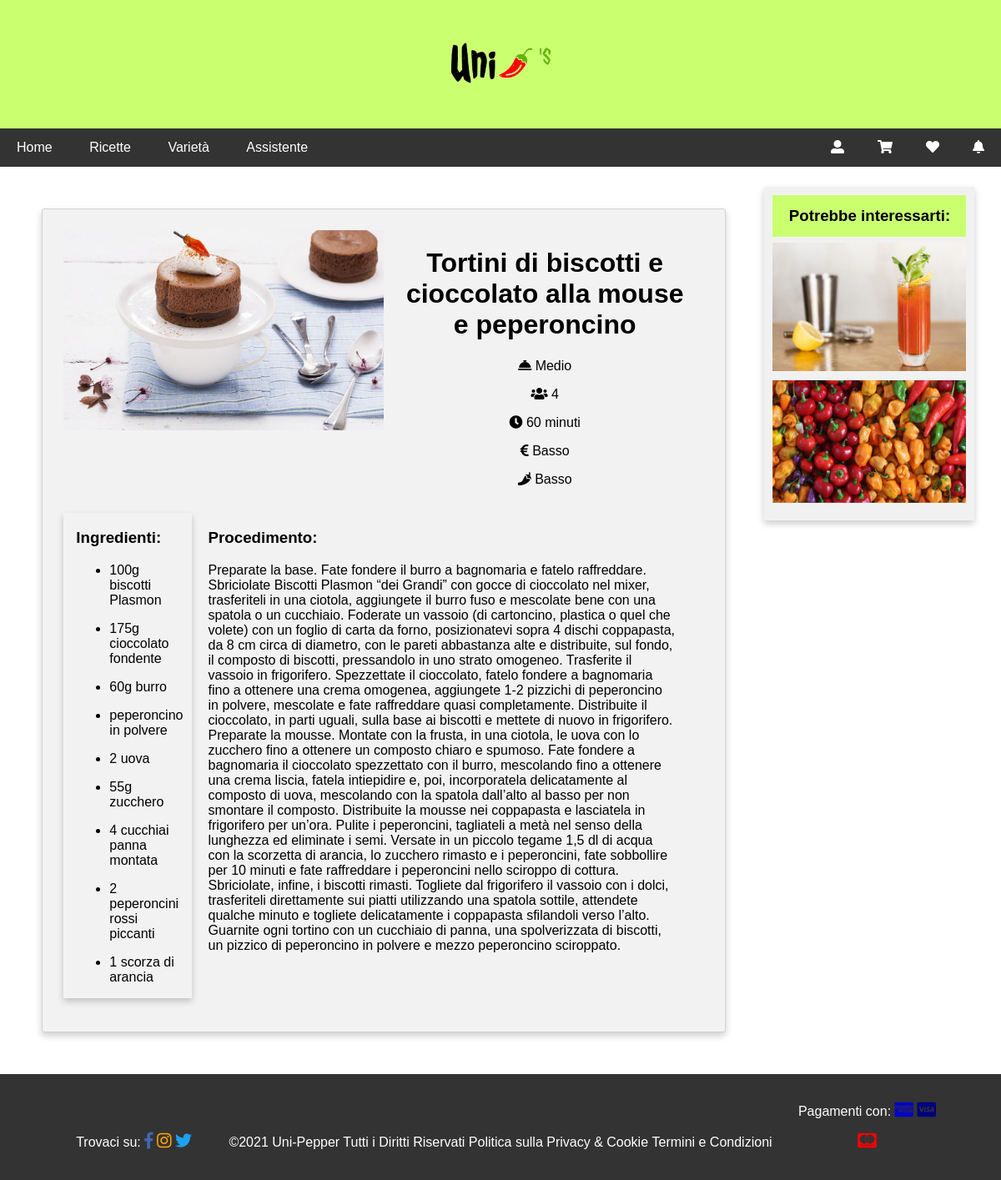
The page /ricetta.php?id=1 on the database its author committed.
### tables this page shows
CREATE TABLE `ricette` (
  `IdRicetta` int(11) NOT NULL,
  `NomeRicetta` varchar(255) NOT NULL,
  `ImmagineRicetta` varchar(255) NOT NULL,
  `Ingredienti` text NOT NULL,
  `Procedimento` text NOT NULL,
  `Difficolta` varchar(20) NOT NULL,
  `Persone` int(5) NOT NULL,
  `Tempo` varchar(10) NOT NULL,
  `Costo` varchar(20) NOT NULL,
  `GradoPiccantezza` varchar(20) NOT NULL
);

### ricetta.php (called while the page is built, shortened)
<?php
require_once 'bootstrap.php';
$templateParams["titolo"] = "Uni-Pepper's - Ricetta";
$templateParams["nome"] = "singola-ricetta.php";
$templateParams["ricettecasuali"] = $dbh->getRandomRecipe(1);
$idricetta = -1;
if(isset($_GET["id"])){
    $idricetta = $_GET["id"];
}
$templateParams["pagina"] = "ricetta.php?id=".$idricetta;
$templateParams["ricetta"] = $dbh->getRecipeById($idricetta);
$ingredientiRicetta = explode(',', $templateParams["ricetta"][0]["Ingredienti"]);
require 'template/base.php';
?>

### db/database.php (called while the page is built, shortened)
<?php
class DatabaseHelper{
    private $db;
    public function __construct($servername, $username, $password, $dbname, $port){
        $this->db = new mysqli($servername, $username, $password, $dbname, $port);
    }
    public function getRandomRecipe($n){
        $stmt = $this->db->prepare("SELECT IdRicetta, NomeRicetta, ImmagineRicetta, Difficolta, Tempo, Costo FROM ricette ORDER BY RAND() LIMIT ?");
        $stmt->bind_param('i',$n);
        $stmt->execute();
        $result = $stmt->get_result();
        return $result->fetch_all(MYSQLI_ASSOC);
    }
    public function getRecipeById($id){
        $query = "SELECT IdRicetta, NomeRicetta, ImmagineRicetta, Ingredienti, Procedimento, Difficolta, Persone, Tempo, Costo, GradoPiccantezza FROM ricette WHERE IdRicetta=?";
        $stmt = $this->db->prepare($query);
        $stmt->bind_param('i',$id);
        $stmt->execute();
        $result = $stmt->get_result();
        return $result->fetch_all(MYSQLI_ASSOC);
    }
}
?>

### bootstrap.php (called while the page is built, shortened)
<?php
require_once("db/database.php");
$dbh = new DatabaseHelper("localhost", "root", "", "unipeppers", 3306);
?>

### template/singola-ricetta.php (the view)
<?php if(count($templateParams["ricetta"])==0): ?>
    <article>
        <h1>Ci dispiace, qualcosa è andato storto</h1>
    </article>
<?php else: $ricetta = $templateParams["ricetta"][0]; ?>
    <div class="info-ricetta">
        <img src="<?php echo UPLOAD_DIR_RECIPES.$ricetta["ImmagineRicetta"]; ?>" alt="Immagine <?php echo $ricetta["NomeRicetta"];?>"/>
        <div class="livello">
            <h1><?php echo $ricetta["NomeRicetta"];?></h1>
            <p><span class="fas fa-concierge-bell"></span> <?php echo $ricetta["Difficolta"];?></p>
            <p><span class="fas fa-users"></span> <?php echo $ricetta["Persone"];?></p>
            <p><span class="fas fa-clock"></span> <?php echo $ricetta["Tempo"];?></p>
            <p><span class="fas fa-euro-sign"></span> <?php echo $ricetta["Costo"];?></p>
            <p><span class="fas fa-pepper-hot"></span> <?php echo $ricetta["GradoPiccantezza"];?></p>
        </div>
        <div class="ingredienti">
            <h3>Ingredienti:</h3>
            <?php foreach ($ingredientiRicetta as $ingredienti) :?>
            <ul>
                <li><?php echo $ingredienti;?></li>
            </ul>
            <?php endforeach;?>
        </div>
        <div class="procedimento">
            <h3>Procedimento:</h3>
            <p><?php echo $ricetta["Procedimento"];?></p>
        </div>
    </div>
<?php endif; ?>

### template/base.php (shortened to what this page needs)
<!DOCTYPE html>
<html lang="it">
<head>
    <link rel="stylesheet" href="https://use.fontawesome.com/releases/v5.7.0/css/all.css">
    <link rel="stylesheet" href="css/style.css" >
    <link rel="stylesheet" href="css/styleClass.css" >
    <link rel="stylesheet" href="css/carrello.css" >
    <link rel="stylesheet" href="css/notifiche.css" >
</head>
<body>
    <header>
        <img src="upload/logo.png" alt="logo"/>
    </header>
    <nav class="topnav" id="myTopnav">
        <a href="index.php" title="home" <?php isActive("index.php");?>>Home</a>
        <a href="ricette.php" title="ricette" <?php isActive("ricette.php");?>>Ricette</a>
        <a href="varieta.php" title="varieta" <?php isActive("varieta.php");?>>Variet&agrave;</a>
        <a href="assistente.php" title="assistente" <?php isActive("assistente.php");?>>Assistente</a>
        <a id="main" onclick="openNav()" class="right" title="notifiche" ><span class="fas fa-bell" title="Notifiche"></span></a>
        <a href="preferiti.php" title="preferiti" class="right<?php isEchoActive("preferiti.php");?>"><span class="fas fa-heart" title="Preferiti"></span></a>
        <a href="carrello.php" title="carrello" class="right <?php isEchoActive("carrello.php");?>"><span class="fas fa-shopping-cart" title="Carrello"></span></a>
        <a href="login.php" title="login" class="right <?php isEchoActive("login.php");?>"><span class="fas fa-user-alt" title="Utente"></span></a>
    </nav>
    <main>
        <?php if(isset($templateParams["nome"])){
        require($templateParams["nome"]);
        }
        ?>
    </main>
    <aside>
        <h3>Potrebbe interessarti:</h3>
        <?php $ricettacasuale = $templateParams["ricettecasuali"][0];?>
        <div class="aside">
            <img src="<?php echo UPLOAD_DIR_RECIPES.$ricettacasuale["ImmagineRicetta"]?>" alt="Immagine <?php echo $ricettacasuale["NomeRicetta"]?>">
        </div>
        <div class="aside">
            <img src="upload/peperonciniVar.jpg" alt="Varietà">
        </div>
    </aside>
    <footer>
        <section class="social">
            <p>Trovaci su:</p>
            <a href="http://www.facebook.com" title="facebook" ><span class="fab fa-facebook-f" title="Facebook" style="color: #4267B2;"></span></a>
            <a href="http://instagram.com" title="instagram" ><span class="fab fa-instagram" title="Instagram" style="color: orange;"></span></a>
            <a href="http://twitter.com" title="twitter" ><span class="fab fa-twitter" title="Twitter" style="color: #1DA1F2;"></span></a>
        </section>
        <section class="contatti">
            <p>©2021 Uni-Pepper Tutti i Diritti Riservati</p>
            <a href="privacy.php">Politica sulla Privacy & Cookie</a>
            <a href="termini.php">Termini e Condizioni</a>
        </section>
        <section class="pagamenti">
            <p>Pagamenti con:</p>
            <a href="http://americanexpress.com" title="americanexpress" ><span class="fab fa-cc-amex" title="American Express" style="color: rgb(4, 4, 199);"></span></a>
            <a href="http://visa.com" title="visa" ><span class="fab fa-cc-visa" title="Visa" style="color: navy;"></span></a>
            <a href="http://mastercard.com" title="mastercard" ><span class="fab fa-cc-mastercard" title="Mastercard" style="color: red;"></span></a>
        </section>
    </footer>
</body>
</html>

### css/style.css (style rules this page uses)
* { box-sizing: border-box; }
body { font-family: Arial, Helvetica, sans-serif; margin: 0; }
header { padding: 50px; text-align: center; background: #caff70; color: black; }
header img { height: 50px; }
nav { overflow: hidden; background-color: #333; }
nav a:not(.right) { width: auto; display: inline-block; color: white; text-align: center; padding: 14px 20px; text-decoration: none; }
main { background-color: white; padding: 10px; margin: 2%; }
aside { background-color: #f1f1f1; box-shadow: 0 4px 8px 0 rgba(0, 0, 0, 0.2); padding: 10px; margin: 2%; text-align: center; }
aside h3 { background-color: #caff70; padding: 6% 2%; margin: 0; }
body > footer { padding: 20px; text-align: center; color: white; background: #333; }
body footer a { text-decoration: none; color: white; }
body footer span { font-size: 20px; }
footer section p, footer section a { display: inline-block; }
@media screen and (min-width: 768px) { main, aside { display: inline-block; vertical-align: top; } }
@media screen and (min-width: 768px) { aside { width: 21%; } }
@media screen and (min-width: 768px) { main { width: 70%; } }
@media screen and (min-width: 768px) { nav a { display: inline-block; width: auto; color: white; text-align: center; padding: 14px 20px; text-decoration: none; } }
@media screen and (min-width: 768px) { nav a.right { float: right; } }
@media screen and (min-width: 768px) { body footer section { display: inline-block; } }

### css/styleClass.css (style rules this page uses)
nav .right { display: none; }
.info-ricetta { box-shadow: 0 4px 8px 0 rgba(0, 0, 0, 0.2); background-color: #f2f2f2; border: 1px solid lightgrey; border-radius: 3px; width: 100%; margin: 2%; padding: 3%; }
.info-ricetta img { max-width: 100%; }
.info-ricetta .livello { text-align: center; }
.info-ricetta .livello p { display: inline-block; margin-top: 0; }
.aside img { max-width: 100%; }
.aside { position: relative; padding: 0; margin-top: 3%; margin-bottom: 3%; margin-left: auto; margin-right: auto; width: 100%; max-width: 100%; }
@media screen and (min-width: 768px) { nav a.right { float: right; display: inline-flex; width: auto; color: white; text-align: center; padding: 14px 20px; text-decoration: none; } }
@media screen and (min-width: 768px) { .social, .pagamenti { width: 15%; } }
@media screen and (min-width: 768px) { .contatti { width: 60%; } }
@media screen and (min-width: 768px) { .info-ricetta img, .info-ricetta .livello { display: inline-block; vertical-align: top; } }
@media screen and (min-width: 768px) { .livello { width: 45%; text-align: left; margin-left: 2%; } }
@media screen and (min-width: 768px) { .info-ricetta img { max-width: 50%; } }
@media screen and (min-width: 768px) { .info-ricetta .ingredienti, .info-ricetta .procedimento { display: inline-block; margin: 2% 0; padding: 0 2%; } }
@media screen and (min-width: 768px) { .livello p { display: block; width: 100%; text-align: center; } }
@media screen and (min-width: 768px) { .ingredienti { max-width: 20%; box-shadow: 0 4px 8px 0 rgba(0, 0, 0, 0.2); margin-right: 2%; } }
@media screen and (min-width: 768px) { .procedimento { vertical-align: top; max-width: 77%; } }

### css/carrello.css (style rules this page uses)
a { text-decoration: none; color: black; }

### css/notifiche.css (style rules this page uses)
#main { transition: margin-right .5s; }

### rows shown on the page
ricette: ImmagineRicetta (picture), NomeRicetta "Tortini di biscotti e cioccolato alla mouse e peperoncino", Difficolta "Medio", Persone "4", Tempo "60 minuti", Costo "Basso", GradoPiccantezza "Basso", Ingredienti "100g biscotti Plasmon", Ingredienti "175g cioccolato fondente", Ingredienti "60g burro", Ingredienti "peperoncino in polvere", Ingredienti "2 uova", Ingredienti "55g zucchero", Ingredienti "4 cucchiai panna montata", Ingredienti "2 peperoncini rossi piccanti", Ingredienti "1 scorza di arancia", Procedimento "Preparate la base. Fate fondere il burro a bagnomaria e fatelo raffreddare. Sbriciolate Biscotti Plasmon “dei Grandi” con gocce di cioccolato nel mixer, trasferiteli in una ciotola, aggiungete il burro fuso e mescolate bene con una spatola o un cucchiaio. Foderate un vassoio (di cartoncino, plastica o quel che volete) con un foglio di carta da forno, posizionatevi sopra 4 dischi coppapasta, da 8 cm circa di diametro, con le pareti abbastanza alte e distribuite, sul fondo, il composto di biscotti, pressandolo in uno strato omogeneo. Trasferite il vassoio in frigorifero. Spezzettate il cioccolato, fatelo fondere a bagnomaria fino a ottenere una crema omogenea, aggiungete 1-2 pizzichi di…"
ricette: ImmagineRicetta (picture)
